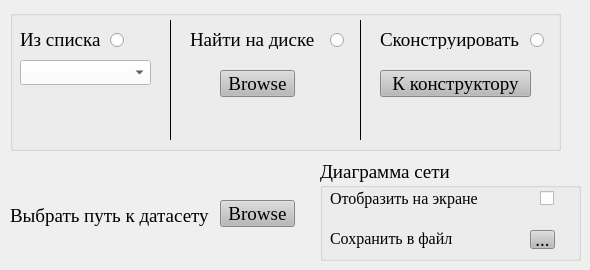
    <widget class="QWidget" name="tab">
     <attribute name="title">
      <string>Тип нейросети</string>
     </attribute>
     <widget class="QPushButton" name="path_button">
      <property name="geometry">
       <rect>
        <x>220</x>
        <y>200</y>
        <width>75</width>
        <height>27</height>
       </rect>
      </property>
      <property name="font">
       <font>
        <family>Times New Roman</family>
        <pointsize>14</pointsize>
       </font>
      </property>
      <property name="styleSheet">
       <string notr="true">background-color: rgb(185, 185, 185);</string>
      </property>
      <property name="text">
       <string>Browse</string>
      </property>
     </widget>
     <widget class="QLabel" name="label_8">
      <property name="geometry">
       <rect>
        <x>10</x>
        <y>200</y>
        <width>201</width>
        <height>31</height>
       </rect>
      </property>
      <property name="font">
       <font>
        <family>Times New Roman</family>
        <pointsize>14</pointsize>
       </font>
      </property>
      <property name="text">
       <string>Выбрать путь к датасету</string>
      </property>
     </widget>
     <widget class="QLabel" name="label_4">
      <property name="geometry">
       <rect>
        <x>360</x>
        <y>20</y>
        <width>1</width>
        <height>120</height>
       </rect>
      </property>
      <property name="palette">
       <palette>
        <active>
         <colorrole role="WindowText">
          <brush brushstyle="SolidPattern">
           <color alpha="255">
            <red>0</red>
            <green>0</green>
            <blue>0</blue>
           </color>
          </brush>
         </colorrole>
         <colorrole role="Button">
          <brush brushstyle="SolidPattern">
           <color alpha="255">
            <red>0</red>
            <green>0</green>
            <blue>0</blue>
           </color>
          </brush>
         </colorrole>
         <colorrole role="Light">
          <brush brushstyle="SolidPattern">
           <color alpha="255">
            <red>255</red>
            <green>255</green>
            <blue>255</blue>
           </color>
          </brush>
         </colorrole>
         <colorrole role="Midlight">
          <brush brushstyle="SolidPattern">
           <color alpha="255">
            <red>255</red>
            <green>255</green>
            <blue>255</blue>
           </color>
          </brush>
         </colorrole>
         <colorrole role="Dark">
          <brush brushstyle="SolidPattern">
           <color alpha="255">
            <red>127</red>
            <green>127</green>
            <blue>127</blue>
           </color>
          </brush>
         </colorrole>
         <colorrole role="Mid">
          <brush brushstyle="SolidPattern">
           <color alpha="255">
            <red>170</red>
            <green>170</green>
            <blue>170</blue>
           </color>
          </brush>
         </colorrole>
         <colorrole role="Text">
          <brush brushstyle="SolidPattern">
           <color alpha="255">
            <red>0</red>
            <green>0</green>
            <blue>0</blue>
           </color>
          </brush>
         </colorrole>
         <colorrole role="BrightText">
          <brush brushstyle="SolidPattern">
           <color alpha="255">
            <red>255</red>
            <green>255</green>
            <blue>255</blue>
           </color>
          </brush>
         </colorrole>
         <colorrole role="ButtonText">
          <brush brushstyle="SolidPattern">
           <color alpha="255">
            <red>0</red>
            <green>0</green>
            <blue>0</blue>
           </color>
          </brush>
         </colorrole>
         <colorrole role="Base">
          <brush brushstyle="SolidPattern">
           <color alpha="255">
            <red>0</red>
            <green>0</green>
            <blue>0</blue>
           </color>
          </brush>
         </colorrole>
         <colorrole role="Window">
          <brush brushstyle="SolidPattern">
           <color alpha="255">
            <red>0</red>
            <green>0</green>
            <blue>0</blue>
           </color>
          </brush>
         </colorrole>
         <colorrole role="Shadow">
          <brush brushstyle="SolidPattern">
           <color alpha="255">
            <red>0</red>
            <green>0</green>
            <blue>0</blue>
           </color>
          </brush>
         </colorrole>
         <colorrole role="AlternateBase">
          <brush brushstyle="SolidPattern">
           <color alpha="255">
            <red>255</red>
            <green>255</green>
            <blue>255</blue>
           </color>
          </brush>
         </colorrole>
         <colorrole role="ToolTipBase">
          <brush brushstyle="SolidPattern">
           <color alpha="255">
            <red>255</red>
            <green>255</green>
            <blue>220</blue>
           </color>
          </brush>
         </colorrole>
         <colorrole role="ToolTipText">
          <brush brushstyle="SolidPattern">
           <color alpha="255">
            <red>0</red>
            <green>0</green>
            <blue>0</blue>
           </color>
          </brush>
         </colorrole>
         <colorrole role="PlaceholderText">
          <brush brushstyle="SolidPattern">
           <color alpha="128">
            <red>0</red>
            <green>0</green>
            <blue>0</blue>
           </color>
          </brush>
         </colorrole>
        </active>
        <inactive>
         <colorrole role="WindowText">
          <brush brushstyle="SolidPattern">
           <color alpha="255">
            <red>0</red>
            <green>0</green>
            <blue>0</blue>
           </color>
          </brush>
         </colorrole>
         <colorrole role="Button">
          <brush brushstyle="SolidPattern">
           <color alpha="255">
            <red>0</red>
            <green>0</green>
            <blue>0</blue>
           </color>
          </brush>
         </colorrole>
         <colorrole role="Light">
          <brush brushstyle="SolidPattern">
           <color alpha="255">
            <red>255</red>
            <green>255</green>
            <blue>255</blue>
           </color>
          </brush>
         </colorrole>
         <colorrole role="Midlight">
          <brush brushstyle="SolidPattern">
           <color alpha="255">
            <red>255</red>
            <green>255</green>
            <blue>255</blue>
           </color>
          </brush>
         </colorrole>
         <colorrole role="Dark">
          <brush brushstyle="SolidPattern">
           <color alpha="255">
            <red>127</red>
            <green>127</green>
            <blue>127</blue>
           </color>
          </brush>
         </colorrole>
         <colorrole role="Mid">
          <brush brushstyle="SolidPattern">
           <color alpha="255">
            <red>170</red>
            <green>170</green>
            <blue>170</blue>
           </color>
          </brush>
         </colorrole>
         <colorrole role="Text">
          <brush brushstyle="SolidPattern">
           <color alpha="255">
            <red>0</red>
            <green>0</green>
            <blue>0</blue>
           </color>
          </brush>
         </colorrole>
         <colorrole role="BrightText">
          <brush brushstyle="SolidPattern">
           <color alpha="255">
            <red>255</red>
            <green>255</green>
            <blue>255</blue>
           </color>
          </brush>
         </colorrole>
         <colorrole role="ButtonText">
          <brush brushstyle="SolidPattern">
           <color alpha="255">
            <red>0</red>
            <green>0</green>
            <blue>0</blue>
           </color>
          </brush>
         </colorrole>
         <colorrole role="Base">
          <brush brushstyle="SolidPattern">
           <color alpha="255">
            <red>0</red>
            <green>0</green>
            <blue>0</blue>
           </color>
          </brush>
         </colorrole>
         <colorrole role="Window">
          <brush brushstyle="SolidPattern">
           <color alpha="255">
            <red>0</red>
            <green>0</green>
            <blue>0</blue>
           </color>
          </brush>
         </colorrole>
         <colorrole role="Shadow">
          <brush brushstyle="SolidPattern">
           <color alpha="255">
            <red>0</red>
            <green>0</green>
            <blue>0</blue>
           </color>
          </brush>
         </colorrole>
         <colorrole role="AlternateBase">
          <brush brushstyle="SolidPattern">
           <color alpha="255">
            <red>255</red>
            <green>255</green>
            <blue>255</blue>
           </color>
          </brush>
         </colorrole>
         <colorrole role="ToolTipBase">
          <brush brushstyle="SolidPattern">
           <color alpha="255">
            <red>255</red>
            <green>255</green>
            <blue>220</blue>
           </color>
          </brush>
         </colorrole>
         <colorrole role="ToolTipText">
          <brush brushstyle="SolidPattern">
           <color alpha="255">
            <red>0</red>
            <green>0</green>
            <blue>0</blue>
           </color>
          </brush>
         </colorrole>
         <colorrole role="PlaceholderText">
          <brush brushstyle="SolidPattern">
           <color alpha="128">
            <red>0</red>
            <green>0</green>
            <blue>0</blue>
           </color>
          </brush>
         </colorrole>
        </inactive>
        <disabled>
         <colorrole role="WindowText">
          <brush brushstyle="SolidPattern">
           <color alpha="255">
            <red>127</red>
            <green>127</green>
            <blue>127</blue>
           </color>
          </brush>
         </colorrole>
         <colorrole role="Button">
          <brush brushstyle="SolidPattern">
           <color alpha="255">
            <red>0</red>
            <green>0</green>
            <blue>0</blue>
           </color>
          </brush>
         </colorrole>
         <colorrole role="Light">
          <brush brushstyle="SolidPattern">
           <color alpha="255">
            <red>255</red>
            <green>255</green>
            <blue>255</blue>
           </color>
          </brush>
         </colorrole>
         <colorrole role="Midlight">
          <brush brushstyle="SolidPattern">
           <color alpha="255">
            <red>255</red>
            <green>255</green>
            <blue>255</blue>
           </color>
          </brush>
         </colorrole>
         <colorrole role="Dark">
          <brush brushstyle="SolidPattern">
           <color alpha="255">
            <red>127</red>
            <green>127</green>
            <blue>127</blue>
           </color>
          </brush>
         </colorrole>
         <colorrole role="Mid">
          <brush brushstyle="SolidPattern">
           <color alpha="255">
            <red>170</red>
            <green>170</green>
            <blue>170</blue>
           </color>
          </brush>
         </colorrole>
         <colorrole role="Text">
          <brush brushstyle="SolidPattern">
           <color alpha="255">
            <red>127</red>
            <green>127</green>
            <blue>127</blue>
           </color>
          </brush>
         </colorrole>
         <colorrole role="BrightText">
          <brush brushstyle="SolidPattern">
           <color alpha="255">
            <red>255</red>
            <green>255</green>
            <blue>255</blue>
           </color>
          </brush>
         </colorrole>
         <colorrole role="ButtonText">
          <brush brushstyle="SolidPattern">
           <color alpha="255">
            <red>127</red>
            <green>127</green>
            <blue>127</blue>
           </color>
          </brush>
         </colorrole>
         <colorrole role="Base">
          <brush brushstyle="SolidPattern">
           <color alpha="255">
            <red>0</red>
            <green>0</green>
            <blue>0</blue>
           </color>
          </brush>
         </colorrole>
         <colorrole role="Window">
          <brush brushstyle="SolidPattern">
           <color alpha="255">
            <red>0</red>
            <green>0</green>
            <blue>0</blue>
           </color>
          </brush>
         </colorrole>
         <colorrole role="Shadow">
          <brush brushstyle="SolidPattern">
           <color alpha="255">
            <red>0</red>
            <green>0</green>
            <blue>0</blue>
           </color>
          </brush>
         </colorrole>
         <colorrole role="AlternateBase">
          <brush brushstyle="SolidPattern">
           <color alpha="255">
            <red>255</red>
            <green>255</green>
            <blue>255</blue>
           </color>
          </brush>
         </colorrole>
         <colorrole role="ToolTipBase">
          <brush brushstyle="SolidPattern">
           <color alpha="255">
            <red>255</red>
            <green>255</green>
            <blue>220</blue>
           </color>
          </brush>
         </colorrole>
         <colorrole role="ToolTipText">
          <brush brushstyle="SolidPattern">
           <color alpha="255">
            <red>0</red>
            <green>0</green>
            <blue>0</blue>
           </color>
          </brush>
         </colorrole>
         <colorrole role="PlaceholderText">
          <brush brushstyle="SolidPattern">
           <color alpha="128">
            <red>0</red>
            <green>0</green>
            <blue>0</blue>
           </color>
          </brush>
         </colorrole>
        </disabled>
       </palette>
      </property>
      <property name="styleSheet">
       <string notr="true">background-color: rgb(0, 0, 0);</string>
      </property>
      <property name="text">
       <string/>
      </property>
     </widget>
     <widget class="QGroupBox" name="groupBox_6">
      <property name="geometry">
       <rect>
        <x>320</x>
        <y>160</y>
        <width>261</width>
        <height>101</height>
       </rect>
      </property>
      <property name="font">
       <font>
        <family>Times New Roman</family>
        <pointsize>14</pointsize>
       </font>
      </property>
      <property name="title">
       <string>Диаграмма сети</string>
      </property>
      <widget class="QLabel" name="label_22">
       <property name="geometry">
        <rect>
         <x>10</x>
         <y>28</y>
         <width>181</width>
         <height>21</height>
        </rect>
       </property>
       <property name="font">
        <font>
         <family>Times New Roman</family>
         <pointsize>12</pointsize>
        </font>
       </property>
       <property name="text">
        <string>Отобразить на экране</string>
       </property>
      </widget>
      <widget class="QLabel" name="label_23">
       <property name="geometry">
        <rect>
         <x>10</x>
         <y>68</y>
         <width>151</width>
         <height>21</height>
        </rect>
       </property>
       <property name="font">
        <font>
         <family>Times New Roman</family>
         <pointsize>12</pointsize>
        </font>
       </property>
       <property name="text">
        <string>Сохранить в файл</string>
       </property>
      </widget>
      <widget class="QCheckBox" name="show_check">
       <property name="geometry">
        <rect>
         <x>220</x>
         <y>30</y>
         <width>16</width>
         <height>17</height>
        </rect>
       </property>
       <property name="text">
        <string/>
       </property>
      </widget>
      <widget class="QToolButton" name="path_diagram">
       <property name="geometry">
        <rect>
         <x>210</x>
         <y>70</y>
         <width>25</width>
         <height>19</height>
        </rect>
       </property>
       <property name="styleSheet">
        <string notr="true">background-color: rgb(186, 186, 186);</string>
       </property>
       <property name="text">
        <string>...</string>
       </property>
      </widget>
     </widget>
     <widget class="QGroupBox" name="groupBox_10">
      <property name="geometry">
       <rect>
        <x>10</x>
        <y>10</y>
        <width>551</width>
        <height>141</height>
       </rect>
      </property>
      <property name="title">
       <string/>
      </property>
      <widget class="QComboBox" name="list_of_nets">
       <property name="geometry">
        <rect>
         <x>10</x>
         <y>50</y>
         <width>131</width>
         <height>25</height>
        </rect>
       </property>
       <property name="font">
        <font>
         <family>Times New Roman</family>
         <pointsize>12</pointsize>
        </font>
       </property>
       <property name="styleSheet">
        <string notr="true">background-color: rgb(255, 255, 255);</string>
       </property>
      </widget>
      <widget class="QLabel" name="label_5">
       <property name="geometry">
        <rect>
         <x>10</x>
         <y>20</y>
         <width>91</width>
         <height>19</height>
        </rect>
       </property>
       <property name="font">
        <font>
         <family>Times New Roman</family>
         <pointsize>14</pointsize>
        </font>
       </property>
       <property name="text">
        <string>Из списка</string>
       </property>
      </widget>
      <widget class="QLabel" name="label_3">
       <property name="geometry">
        <rect>
         <x>160</x>
         <y>10</y>
         <width>1</width>
         <height>120</height>
        </rect>
       </property>
       <property name="palette">
        <palette>
         <active>
          <colorrole role="WindowText">
           <brush brushstyle="SolidPattern">
            <color alpha="255">
             <red>0</red>
             <green>0</green>
             <blue>0</blue>
            </color>
           </brush>
          </colorrole>
          <colorrole role="Button">
           <brush brushstyle="SolidPattern">
            <color alpha="255">
             <red>0</red>
             <green>0</green>
             <blue>0</blue>
            </color>
           </brush>
          </colorrole>
          <colorrole role="Light">
           <brush brushstyle="SolidPattern">
            <color alpha="255">
             <red>255</red>
             <green>255</green>
             <blue>255</blue>
            </color>
           </brush>
          </colorrole>
          <colorrole role="Midlight">
           <brush brushstyle="SolidPattern">
            <color alpha="255">
             <red>255</red>
             <green>255</green>
             <blue>255</blue>
            </color>
           </brush>
          </colorrole>
          <colorrole role="Dark">
           <brush brushstyle="SolidPattern">
            <color alpha="255">
             <red>127</red>
             <green>127</green>
             <blue>127</blue>
            </color>
           </brush>
          </colorrole>
          <colorrole role="Mid">
           <brush brushstyle="SolidPattern">
            <color alpha="255">
             <red>170</red>
             <green>170</green>
             <blue>170</blue>
            </color>
           </brush>
          </colorrole>
          <colorrole role="Text">
           <brush brushstyle="SolidPattern">
            <color alpha="255">
             <red>0</red>
             <green>0</green>
             <blue>0</blue>
            </color>
           </brush>
          </colorrole>
          <colorrole role="BrightText">
           <brush brushstyle="SolidPattern">
            <color alpha="255">
             <red>255</red>
             <green>255</green>
             <blue>255</blue>
            </color>
           </brush>
          </colorrole>
          <colorrole role="ButtonText">
           <brush brushstyle="SolidPattern">
            <color alpha="255">
             <red>0</red>
             <green>0</green>
             <blue>0</blue>
            </color>
           </brush>
          </colorrole>
          <colorrole role="Base">
           <brush brushstyle="SolidPattern">
            <color alpha="255">
             <red>0</red>
             <green>0</green>
             <blue>0</blue>
            </color>
           </brush>
          </colorrole>
          <colorrole role="Window">
           <brush brushstyle="SolidPattern">
            <color alpha="255">
             <red>0</red>
             <green>0</green>
             <blue>0</blue>
            </color>
           </brush>
          </colorrole>
          <colorrole role="Shadow">
           <brush brushstyle="SolidPattern">
            <color alpha="255">
             <red>0</red>
             <green>0</green>
             <blue>0</blue>
            </color>
           </brush>
          </colorrole>
          <colorrole role="AlternateBase">
           <brush brushstyle="SolidPattern">
            <color alpha="255">
             <red>255</red>
             <green>255</green>
             <blue>255</blue>
            </color>
           </brush>
          </colorrole>
          <colorrole role="ToolTipBase">
           <brush brushstyle="SolidPattern">
            <color alpha="255">
             <red>255</red>
             <green>255</green>
             <blue>220</blue>
            </color>
           </brush>
          </colorrole>
          <colorrole role="ToolTipText">
           <brush brushstyle="SolidPattern">
            <color alpha="255">
             <red>0</red>
             <green>0</green>
             <blue>0</blue>
            </color>
           </brush>
          </colorrole>
          <colorrole role="PlaceholderText">
           <brush brushstyle="SolidPattern">
            <color alpha="128">
             <red>0</red>
             <green>0</green>
             <blue>0</blue>
            </color>
           </brush>
          </colorrole>
         </active>
         <inactive>
          <colorrole role="WindowText">
           <brush brushstyle="SolidPattern">
            <color alpha="255">
             <red>0</red>
             <green>0</green>
             <blue>0</blue>
            </color>
           </brush>
          </colorrole>
          <colorrole role="Button">
           <brush brushstyle="SolidPattern">
            <color alpha="255">
             <red>0</red>
             <green>0</green>
             <blue>0</blue>
            </color>
           </brush>
          </colorrole>
          <colorrole role="Light">
           <brush brushstyle="SolidPattern">
            <color alpha="255">
             <red>255</red>
             <green>255</green>
             <blue>255</blue>
            </color>
           </brush>
          </colorrole>
          <colorrole role="Midlight">
           <brush brushstyle="SolidPattern">
            <color alpha="255">
             <red>255</red>
             <green>255</green>
             <blue>255</blue>
            </color>
           </brush>
          </colorrole>
          <colorrole role="Dark">
           <brush brushstyle="SolidPattern">
            <color alpha="255">
             <red>127</red>
             <green>127</green>
             <blue>127</blue>
            </color>
           </brush>
          </colorrole>
          <colorrole role="Mid">
           <brush brushstyle="SolidPattern">
            <color alpha="255">
             <red>170</red>
             <green>170</green>
             <blue>170</blue>
            </color>
           </brush>
          </colorrole>
          <colorrole role="Text">
           <brush brushstyle="SolidPattern">
            <color alpha="255">
             <red>0</red>
             <green>0</green>
             <blue>0</blue>
            </color>
           </brush>
          </colorrole>
          <colorrole role="BrightText">
           <brush brushstyle="SolidPattern">
            <color alpha="255">
             <red>255</red>
             <green>255</green>
             <blue>255</blue>
            </color>
           </brush>
          </colorrole>
          <colorrole role="ButtonText">
           <brush brushstyle="SolidPattern">
            <color alpha="255">
             <red>0</red>
             <green>0</green>
             <blue>0</blue>
            </color>
           </brush>
          </colorrole>
          <colorrole role="Base">
           <brush brushstyle="SolidPattern">
            <color alpha="255">
             <red>0</red>
             <green>0</green>
             <blue>0</blue>
            </color>
           </brush>
          </colorrole>
          <colorrole role="Window">
           <brush brushstyle="SolidPattern">
            <color alpha="255">
             <red>0</red>
             <green>0</green>
             <blue>0</blue>
            </color>
           </brush>
          </colorrole>
          <colorrole role="Shadow">
           <brush brushstyle="SolidPattern">
            <color alpha="255">
             <red>0</red>
             <green>0</green>
             <blue>0</blue>
            </color>
           </brush>
          </colorrole>
          <colorrole role="AlternateBase">
           <brush brushstyle="SolidPattern">
            <color alpha="255">
             <red>255</red>
             <green>255</green>
             <blue>255</blue>
            </color>
           </brush>
          </colorrole>
          <colorrole role="ToolTipBase">
           <brush brushstyle="SolidPattern">
            <color alpha="255">
             <red>255</red>
             <green>255</green>
             <blue>220</blue>
            </color>
           </brush>
          </colorrole>
          <colorrole role="ToolTipText">
           <brush brushstyle="SolidPattern">
            <color alpha="255">
             <red>0</red>
             <green>0</green>
             <blue>0</blue>
            </color>
           </brush>
          </colorrole>
          <colorrole role="PlaceholderText">
           <brush brushstyle="SolidPattern">
            <color alpha="128">
             <red>0</red>
             <green>0</green>
             <blue>0</blue>
            </color>
           </brush>
          </colorrole>
         </inactive>
         <disabled>
          <colorrole role="WindowText">
           <brush brushstyle="SolidPattern">
            <color alpha="255">
             <red>127</red>
             <green>127</green>
             <blue>127</blue>
            </color>
           </brush>
          </colorrole>
          <colorrole role="Button">
           <brush brushstyle="SolidPattern">
            <color alpha="255">
             <red>0</red>
             <green>0</green>
             <blue>0</blue>
            </color>
           </brush>
          </colorrole>
          <colorrole role="Light">
           <brush brushstyle="SolidPattern">
            <color alpha="255">
             <red>255</red>
             <green>255</green>
             <blue>255</blue>
            </color>
           </brush>
          </colorrole>
          <colorrole role="Midlight">
           <brush brushstyle="SolidPattern">
            <color alpha="255">
             <red>255</red>
             <green>255</green>
             <blue>255</blue>
            </color>
           </brush>
          </colorrole>
          <colorrole role="Dark">
           <brush brushstyle="SolidPattern">
            <color alpha="255">
             <red>127</red>
             <green>127</green>
             <blue>127</blue>
            </color>
           </brush>
          </colorrole>
          <colorrole role="Mid">
           <brush brushstyle="SolidPattern">
            <color alpha="255">
             <red>170</red>
             <green>170</green>
             <blue>170</blue>
            </color>
           </brush>
          </colorrole>
          <colorrole role="Text">
           <brush brushstyle="SolidPattern">
            <color alpha="255">
             <red>127</red>
             <green>127</green>
             <blue>127</blue>
            </color>
           </brush>
          </colorrole>
          <colorrole role="BrightText">
           <brush brushstyle="SolidPattern">
            <color alpha="255">
             <red>255</red>
             <green>255</green>
             <blue>255</blue>
            </color>
           </brush>
          </colorrole>
          <colorrole role="ButtonText">
           <brush brushstyle="SolidPattern">
            <color alpha="255">
             <red>127</red>
             <green>127</green>
             <blue>127</blue>
            </color>
           </brush>
          </colorrole>
          <colorrole role="Base">
           <brush brushstyle="SolidPattern">
            <color alpha="255">
             <red>0</red>
             <green>0</green>
             <blue>0</blue>
            </color>
           </brush>
          </colorrole>
          <colorrole role="Window">
           <brush brushstyle="SolidPattern">
            <color alpha="255">
             <red>0</red>
             <green>0</green>
             <blue>0</blue>
            </color>
           </brush>
          </colorrole>
          <colorrole role="Shadow">
           <brush brushstyle="SolidPattern">
            <color alpha="255">
             <red>0</red>
             <green>0</green>
             <blue>0</blue>
            </color>
           </brush>
          </colorrole>
          <colorrole role="AlternateBase">
           <brush brushstyle="SolidPattern">
            <color alpha="255">
             <red>255</red>
             <green>255</green>
             <blue>255</blue>
            </color>
           </brush>
          </colorrole>
          <colorrole role="ToolTipBase">
           <brush brushstyle="SolidPattern">
            <color alpha="255">
             <red>255</red>
             <green>255</green>
             <blue>220</blue>
            </color>
           </brush>
          </colorrole>
          <colorrole role="ToolTipText">
           <brush brushstyle="SolidPattern">
            <color alpha="255">
             <red>0</red>
             <green>0</green>
             <blue>0</blue>
            </color>
           </brush>
          </colorrole>
          <colorrole role="PlaceholderText">
           <brush brushstyle="SolidPattern">
            <color alpha="128">
             <red>0</red>
             <green>0</green>
             <blue>0</blue>
            </color>
           </brush>
          </colorrole>
         </disabled>
        </palette>
       </property>
       <property name="styleSheet">
        <string notr="true">background-color: rgb(0, 0, 0);</string>
       </property>
       <property name="text">
        <string/>
       </property>
      </widget>
      <widget class="QPushButton" name="disk_button">
       <property name="geometry">
        <rect>
         <x>210</x>
         <y>60</y>
         <width>75</width>
         <height>27</height>
        </rect>
       </property>
       <property name="font">
        <font>
         <family>Times New Roman</family>
         <pointsize>14</pointsize>
        </font>
       </property>
       <property name="styleSheet">
        <string notr="true">background-color: rgb(185, 185, 185);</string>
       </property>
       <property name="text">
        <string>Browse</string>
       </property>
      </widget>
      <widget class="QPushButton" name="construct_button">
       <property name="geometry">
        <rect>
         <x>370</x>
         <y>60</y>
         <width>151</width>
         <height>27</height>
        </rect>
       </property>
       <property name="font">
        <font>
         <family>Times New Roman</family>
         <pointsize>14</pointsize>
        </font>
       </property>
       <property name="styleSheet">
        <string notr="true">background-color: rgb(185, 185, 185);</string>
       </property>
       <property name="text">
        <string>К конструктору</string>
       </property>
      </widget>
      <widget class="QLabel" name="label_6">
       <property name="geometry">
        <rect>
         <x>180</x>
         <y>20</y>
         <width>131</width>
         <height>19</height>
        </rect>
       </property>
       <property name="font">
        <font>
         <family>Times New Roman</family>
         <pointsize>14</pointsize>
        </font>
       </property>
       <property name="text">
        <string>Найти на диске</string>
       </property>
      </widget>
      <widget class="QLabel" name="label_7">
       <property name="geometry">
        <rect>
         <x>370</x>
         <y>20</y>
         <width>141</width>
         <height>19</height>
        </rect>
       </property>
       <property name="font">
        <font>
         <family>Times New Roman</family>
         <pointsize>14</pointsize>
        </font>
       </property>
       <property name="text">
        <string>Сконструировать</string>
       </property>
      </widget>
      <widget class="QRadioButton" name="list_check">
       <property name="geometry">
        <rect>
         <x>100</x>
         <y>20</y>
         <width>16</width>
         <height>21</height>
        </rect>
       </property>
       <property name="text">
        <string/>
       </property>
      </widget>
      <widget class="QRadioButton" name="disk_check">
       <property name="geometry">
        <rect>
         <x>320</x>
         <y>20</y>
         <width>21</width>
         <height>21</height>
        </rect>
       </property>
       <property name="text">
        <string/>
       </property>
      </widget>
      <widget class="QRadioButton" name="construct_check">
       <property name="geometry">
        <rect>
         <x>520</x>
         <y>20</y>
         <width>20</width>
         <height>20</height>
        </rect>
       </property>
       <property name="text">
        <string/>
       </property>
      </widget>
     </widget>
     <zorder>groupBox_10</zorder>
     <zorder>groupBox_6</zorder>
     <zorder>path_button</zorder>
     <zorder>label_8</zorder>
     <zorder>label_4</zorder>
    </widget>
